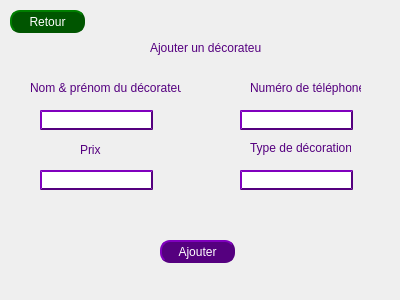
<?xml version="1.0" encoding="UTF-8"?>
<ui version="4.0">
 <class>AjouterDecorateur</class>
 <widget class="QWidget" name="AjouterDecorateur">
  <property name="geometry">
   <rect>
    <x>0</x>
    <y>0</y>
    <width>400</width>
    <height>300</height>
   </rect>
  </property>
  <property name="windowTitle">
   <string>Form</string>
  </property>
  <property name="styleSheet">
   <string notr="true"/>
  </property>
  <widget class="QLineEdit" name="numero_line">
   <property name="geometry">
    <rect>
     <x>240</x>
     <y>110</y>
     <width>113</width>
     <height>20</height>
    </rect>
   </property>
   <property name="styleSheet">
    <string notr="true">border-width : 2px;
border-color: rgb(85, 0, 127);
border-style : outset;
color : white</string>
   </property>
  </widget>
  <widget class="QLabel" name="type_decoration_label">
   <property name="geometry">
    <rect>
     <x>250</x>
     <y>140</y>
     <width>101</width>
     <height>16</height>
    </rect>
   </property>
   <property name="styleSheet">
    <string notr="true">color: rgb(85, 0, 127);
</string>
   </property>
   <property name="text">
    <string>Type de décoration</string>
   </property>
  </widget>
  <widget class="QLineEdit" name="prix_line">
   <property name="geometry">
    <rect>
     <x>40</x>
     <y>170</y>
     <width>113</width>
     <height>20</height>
    </rect>
   </property>
   <property name="styleSheet">
    <string notr="true">border-width : 2px;
border-color: rgb(85, 0, 127);
border-style : outset;
color : white</string>
   </property>
  </widget>
  <widget class="QLabel" name="prix_label">
   <property name="geometry">
    <rect>
     <x>80</x>
     <y>140</y>
     <width>31</width>
     <height>20</height>
    </rect>
   </property>
   <property name="styleSheet">
    <string notr="true">color: rgb(85, 0, 127);
</string>
   </property>
   <property name="text">
    <string>Prix</string>
   </property>
  </widget>
  <widget class="QLabel" name="nom_decorateur_label">
   <property name="geometry">
    <rect>
     <x>30</x>
     <y>80</y>
     <width>151</width>
     <height>16</height>
    </rect>
   </property>
   <property name="styleSheet">
    <string notr="true">color: rgb(85, 0, 127);
</string>
   </property>
   <property name="text">
    <string>Nom &amp; prénom du décorateur</string>
   </property>
  </widget>
  <widget class="QPushButton" name="RetourButton">
   <property name="geometry">
    <rect>
     <x>10</x>
     <y>10</y>
     <width>75</width>
     <height>23</height>
    </rect>
   </property>
   <property name="styleSheet">
    <string notr="true">border-radius: 10px;
border-width : 2px;
border-color: rgb(0, 85, 0);
border-style : outset;
background-color: rgb(0, 85, 0);
color : white</string>
   </property>
   <property name="text">
    <string>Retour</string>
   </property>
  </widget>
  <widget class="QLabel" name="titre">
   <property name="geometry">
    <rect>
     <x>150</x>
     <y>40</y>
     <width>111</width>
     <height>16</height>
    </rect>
   </property>
   <property name="styleSheet">
    <string notr="true">color: rgb(85, 0, 127);
</string>
   </property>
   <property name="text">
    <string>Ajouter un décorateur</string>
   </property>
  </widget>
  <widget class="QLabel" name="numero_label">
   <property name="geometry">
    <rect>
     <x>250</x>
     <y>80</y>
     <width>111</width>
     <height>16</height>
    </rect>
   </property>
   <property name="styleSheet">
    <string notr="true">color: rgb(85, 0, 127);
</string>
   </property>
   <property name="text">
    <string>Numéro de téléphone</string>
   </property>
  </widget>
  <widget class="QLineEdit" name="type_decoration_line">
   <property name="geometry">
    <rect>
     <x>240</x>
     <y>170</y>
     <width>113</width>
     <height>20</height>
    </rect>
   </property>
   <property name="styleSheet">
    <string notr="true">border-width : 2px;
border-color: rgb(85, 0, 127);
border-style : outset;
color : white</string>
   </property>
  </widget>
  <widget class="QLineEdit" name="nom_decorateur_line">
   <property name="geometry">
    <rect>
     <x>40</x>
     <y>110</y>
     <width>113</width>
     <height>20</height>
    </rect>
   </property>
   <property name="styleSheet">
    <string notr="true">border-width : 2px;
border-color: rgb(85, 0, 127);
border-style : outset;
color : white</string>
   </property>
  </widget>
  <widget class="QPushButton" name="AjouterButton">
   <property name="geometry">
    <rect>
     <x>160</x>
     <y>240</y>
     <width>75</width>
     <height>23</height>
    </rect>
   </property>
   <property name="styleSheet">
    <string notr="true">border-radius: 10px;
border-width : 2px;
border-color: rgb(85, 0, 127);
border-style : outset;
background-color: rgb(85, 0, 127);
color : white</string>
   </property>
   <property name="text">
    <string>Ajouter</string>
   </property>
  </widget>
  <widget class="QLabel" name="numero_label_2">
   <property name="geometry">
    <rect>
     <x>480</x>
     <y>170</y>
     <width>111</width>
     <height>16</height>
    </rect>
   </property>
   <property name="styleSheet">
    <string notr="true">color: rgb(85, 0, 127);
</string>
   </property>
   <property name="text">
    <string>Numéro de téléphone</string>
   </property>
  </widget>
 </widget>
 <resources/>
 <connections/>
</ui>
